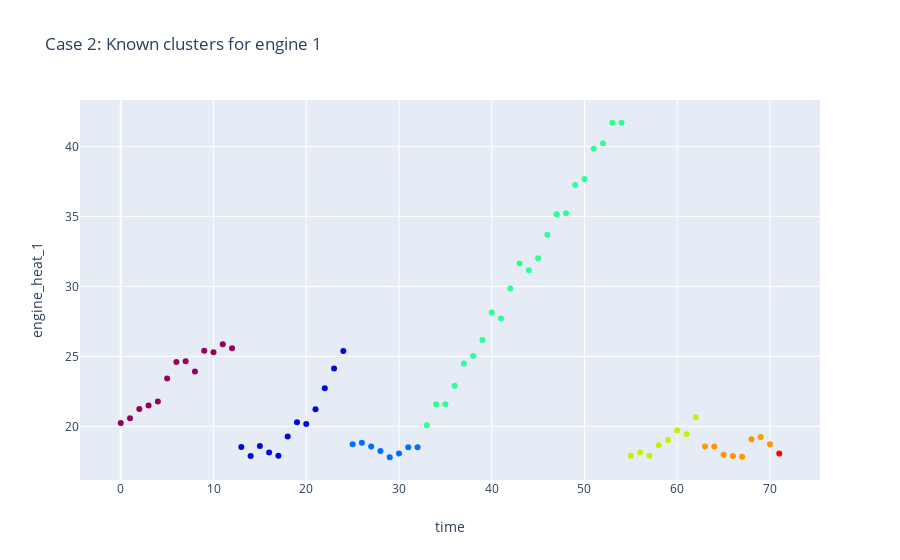
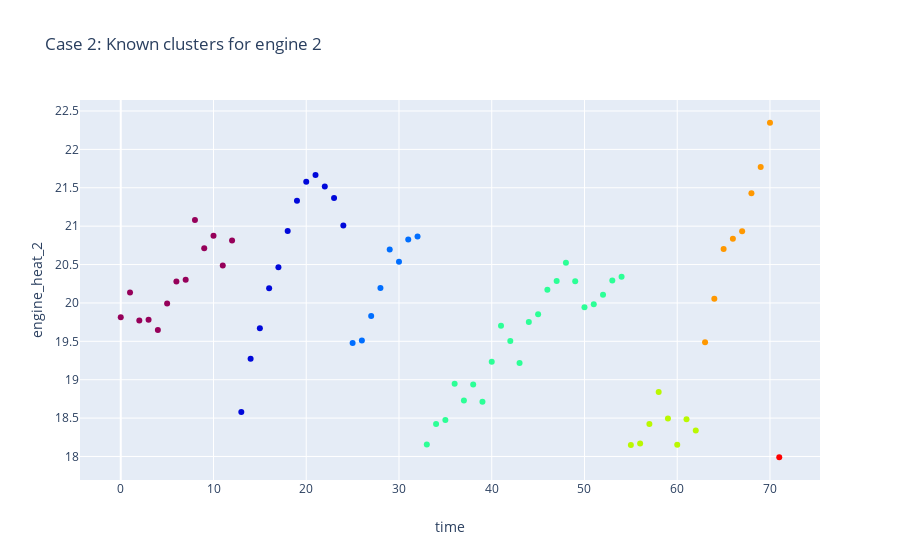

Here is the notebook cell these charts were saved with, in order:
### Markdown cell above
### Plot both engines in 2D

### Code cell
#Plot engine heat 1 and 2 by the time
m.plot_heat_2d(df_case2, col_y="engine_heat_1", plot_title="Case 2: Known clusters for engine 1")
m.plot_heat_2d(df_case2, col_y="engine_heat_2", plot_title="Case 2: Known clusters for engine 2")

### Figure 1 — Plotly figure (JSON) as saved in the notebook; plotly's stock layout.template omitted (floating-point values rounded to 4 significant figures)
{"data": [{"marker": {"color": [1, 1, 1, 1, 1, 1, 1, 1, 1, 1, 1, 1, 1, 2, 2, 2, 2, 2, 2, 2, 2, 2, 2, 2, 2, 3, 3, 3, 3, 3, 3, 3, 3, 4, 4, 4, 4, 4, 4, 4, 4, 4, 4, 4, 4, 4, 4, 4, 4, 4, 4, 4, 4, 4, 4, 5, 5, 5, 5, 5, 5, 5, 5, 6, 6, 6, 6, 6, 6, 6, 6, 7], "colorscale": [[0, "rgb(150,0,90)"], [0.125, "rgb(0,0,200)"], [0.25, "rgb(0,25,255)"], [0.375, "rgb(0,152,255)"], [0.5, "rgb(44,255,150)"], [0.625, "rgb(151,255,0)"], [0.75, "rgb(255,234,0)"], [0.875, "rgb(255,111,0)"], [1, "rgb(255,0,0)"]]}, "mode": "markers", "text": ["Cluster id: 1<br>Cluster rank: 7", "Cluster id: 1<br>Cluster rank: 7", "Cluster id: 1<br>Cluster rank: 7", "Cluster id: 1<br>Cluster rank: 7", "Cluster id: 1<br>Cluster rank: 7", "Cluster id: 1<br>Cluster rank: 7", "Cluster id: 1<br>Cluster rank: 7", "Cluster id: 1<br>Cluster rank: 7", "Cluster id: 1<br>Cluster rank: 7", "Cluster id: 1<br>Cluster rank: 7", "Cluster id: 1<br>Cluster rank: 7", "Cluster id: 1<br>Cluster rank: 7", "Cluster id: 1<br>Cluster rank: 7", "Cluster id: 2<br>Cluster rank: 6", "Cluster id: 2<br>Cluster rank: 6", "Cluster id: 2<br>Cluster rank: 6", "Cluster id: 2<br>Cluster rank: 6", "Cluster id: 2<br>Cluster rank: 6", "Cluster id: 2<br>Cluster rank: 6", "Cluster id: 2<br>Cluster rank: 6", "Cluster id: 2<br>Cluster rank: 6", "Cluster id: 2<br>Cluster rank: 6", "Cluster id: 2<br>Cluster rank: 6", "Cluster id: 2<br>Cluster rank: 6", "Cluster id: 2<br>Cluster rank: 6", "Cluster id: 3<br>Cluster rank: 4", "Cluster id: 3<br>Cluster rank: 4", "Cluster id: 3<br>Cluster rank: 4", "Cluster id: 3<br>Cluster rank: 4", "Cluster id: 3<br>Cluster rank: 4", "Cluster id: 3<br>Cluster rank: 4", "Cluster id: 3<br>Cluster rank: 4", "Cluster id: 3<br>Cluster rank: 4", "Cluster id: 4<br>Cluster rank: 11", "Cluster id: 4<br>Cluster rank: 11", "Cluster id: 4<br>Cluster rank: 11", "Cluster id: 4<br>Cluster rank: 11", "Cluster id: 4<br>Cluster rank: 11", "Cluster id: 4<br>Cluster rank: 11", "Cluster id: 4<br>Cluster rank: 11", "Cluster id: 4<br>Cluster rank: 11", "Cluster id: 4<br>Cluster rank: 11", "Cluster id: 4<br>Cluster rank: 11", "Cluster id: 4<br>Cluster rank: 11", "Cluster id: 4<br>Cluster rank: 11", "Cluster id: 4<br>Cluster rank: 11", "Cluster id: 4<br>Cluster rank: 11", "Cluster id: 4<br>Cluster rank: 11", "Cluster id: 4<br>Cluster rank: 11", "Cluster id: 4<br>Cluster rank: 11", "Cluster id: 4<br>Cluster rank: 11", "Cluster id: 4<br>Cluster rank: 11", "Cluster id: 4<br>Cluster rank: 11", "Cluster id: 4<br>Cluster rank: 11", "Cluster id: 4<br>Cluster rank: 11", "Cluster id: 5<br>Cluster rank: 4", "Cluster id: 5<br>Cluster rank: 4", "Cluster id: 5<br>Cluster rank: 4", "Cluster id: 5<br>Cluster rank: 4", "Cluster id: 5<br>Cluster rank: 4", "Cluster id: 5<br>Cluster rank: 4", "Cluster id: 5<br>Cluster rank: 4", "Cluster id: 5<br>Cluster rank: 4", "Cluster id: 6<br>Cluster rank: 4", "Cluster id: 6<br>Cluster rank: 4", "Cluster id: 6<br>Cluster rank: 4", "Cluster id: 6<br>Cluster rank: 4", "Cluster id: 6<br>Cluster rank: 4", "Cluster id: 6<br>Cluster rank: 4", "Cluster id: 6<br>Cluster rank: 4", "Cluster id: 6<br>Cluster rank: 4", "Cluster id: 7<br>Cluster rank: 1"], "type": "scatter", "x": [0, 1, 2, 3, 4, 5, 6, 7, 8, 9, 10, 11, 12, 13, 14, 15, 16, 17, 18, 19, 20, 21, 22, 23, 24, 25, 26, 27, 28, 29, 30, 31, 32, 33, 34, 35, 36, 37, 38, 39, 40, 41, 42, 43, 44, 45, 46, 47, 48, 49, 50, 51, 52, 53, 54, 55, 56, 57, 58, 59, 60, 61, 62, 63, 64, 65, 66, 67, 68, 69, 70, 71], "y": [20.24, 20.58, 21.23, 21.49, 21.78, 23.43, 24.59, 24.64, 23.91, 25.4, 25.29, 25.86, 25.58, 18.52, 17.88, 18.6, 18.13, 17.9, 19.28, 20.28, 20.18, 21.22, 22.72, 24.13, 25.38, 18.73, 18.83, 18.56, 18.25, 17.79, 18.06, 18.51, 18.52, 20.07, 21.57, 21.59, 22.9, 24.5, 25.03, 26.18, 28.13, 27.71, 29.85, 31.64, 31.16, 32.01, 33.7, 35.15, 35.22, 37.25, 37.68, 39.84, 40.22, 41.69, 41.69, 17.9, 18.13, 17.9, 18.64, 19.02, 19.72, 19.44, 20.66, 18.56, 18.57, 17.97, 17.88, 17.83, 19.07, 19.24, 18.72, 18.06]}], "layout": {"title": {"text": "Case 2: Known clusters for engine 1"}, "xaxis": {"title": {"text": "time"}}, "yaxis": {"title": {"text": "engine_heat_1"}}}}

### Figure 2 — Plotly figure (JSON) as saved in the notebook; plotly's stock layout.template omitted (floating-point values rounded to 4 significant figures)
{"data": [{"marker": {"color": [1, 1, 1, 1, 1, 1, 1, 1, 1, 1, 1, 1, 1, 2, 2, 2, 2, 2, 2, 2, 2, 2, 2, 2, 2, 3, 3, 3, 3, 3, 3, 3, 3, 4, 4, 4, 4, 4, 4, 4, 4, 4, 4, 4, 4, 4, 4, 4, 4, 4, 4, 4, 4, 4, 4, 5, 5, 5, 5, 5, 5, 5, 5, 6, 6, 6, 6, 6, 6, 6, 6, 7], "colorscale": [[0, "rgb(150,0,90)"], [0.125, "rgb(0,0,200)"], [0.25, "rgb(0,25,255)"], [0.375, "rgb(0,152,255)"], [0.5, "rgb(44,255,150)"], [0.625, "rgb(151,255,0)"], [0.75, "rgb(255,234,0)"], [0.875, "rgb(255,111,0)"], [1, "rgb(255,0,0)"]]}, "mode": "markers", "text": ["Cluster id: 1<br>Cluster rank: 7", "Cluster id: 1<br>Cluster rank: 7", "Cluster id: 1<br>Cluster rank: 7", "Cluster id: 1<br>Cluster rank: 7", "Cluster id: 1<br>Cluster rank: 7", "Cluster id: 1<br>Cluster rank: 7", "Cluster id: 1<br>Cluster rank: 7", "Cluster id: 1<br>Cluster rank: 7", "Cluster id: 1<br>Cluster rank: 7", "Cluster id: 1<br>Cluster rank: 7", "Cluster id: 1<br>Cluster rank: 7", "Cluster id: 1<br>Cluster rank: 7", "Cluster id: 1<br>Cluster rank: 7", "Cluster id: 2<br>Cluster rank: 6", "Cluster id: 2<br>Cluster rank: 6", "Cluster id: 2<br>Cluster rank: 6", "Cluster id: 2<br>Cluster rank: 6", "Cluster id: 2<br>Cluster rank: 6", "Cluster id: 2<br>Cluster rank: 6", "Cluster id: 2<br>Cluster rank: 6", "Cluster id: 2<br>Cluster rank: 6", "Cluster id: 2<br>Cluster rank: 6", "Cluster id: 2<br>Cluster rank: 6", "Cluster id: 2<br>Cluster rank: 6", "Cluster id: 2<br>Cluster rank: 6", "Cluster id: 3<br>Cluster rank: 4", "Cluster id: 3<br>Cluster rank: 4", "Cluster id: 3<br>Cluster rank: 4", "Cluster id: 3<br>Cluster rank: 4", "Cluster id: 3<br>Cluster rank: 4", "Cluster id: 3<br>Cluster rank: 4", "Cluster id: 3<br>Cluster rank: 4", "Cluster id: 3<br>Cluster rank: 4", "Cluster id: 4<br>Cluster rank: 11", "Cluster id: 4<br>Cluster rank: 11", "Cluster id: 4<br>Cluster rank: 11", "Cluster id: 4<br>Cluster rank: 11", "Cluster id: 4<br>Cluster rank: 11", "Cluster id: 4<br>Cluster rank: 11", "Cluster id: 4<br>Cluster rank: 11", "Cluster id: 4<br>Cluster rank: 11", "Cluster id: 4<br>Cluster rank: 11", "Cluster id: 4<br>Cluster rank: 11", "Cluster id: 4<br>Cluster rank: 11", "Cluster id: 4<br>Cluster rank: 11", "Cluster id: 4<br>Cluster rank: 11", "Cluster id: 4<br>Cluster rank: 11", "Cluster id: 4<br>Cluster rank: 11", "Cluster id: 4<br>Cluster rank: 11", "Cluster id: 4<br>Cluster rank: 11", "Cluster id: 4<br>Cluster rank: 11", "Cluster id: 4<br>Cluster rank: 11", "Cluster id: 4<br>Cluster rank: 11", "Cluster id: 4<br>Cluster rank: 11", "Cluster id: 4<br>Cluster rank: 11", "Cluster id: 5<br>Cluster rank: 4", "Cluster id: 5<br>Cluster rank: 4", "Cluster id: 5<br>Cluster rank: 4", "Cluster id: 5<br>Cluster rank: 4", "Cluster id: 5<br>Cluster rank: 4", "Cluster id: 5<br>Cluster rank: 4", "Cluster id: 5<br>Cluster rank: 4", "Cluster id: 5<br>Cluster rank: 4", "Cluster id: 6<br>Cluster rank: 4", "Cluster id: 6<br>Cluster rank: 4", "Cluster id: 6<br>Cluster rank: 4", "Cluster id: 6<br>Cluster rank: 4", "Cluster id: 6<br>Cluster rank: 4", "Cluster id: 6<br>Cluster rank: 4", "Cluster id: 6<br>Cluster rank: 4", "Cluster id: 6<br>Cluster rank: 4", "Cluster id: 7<br>Cluster rank: 1"], "type": "scatter", "x": [0, 1, 2, 3, 4, 5, 6, 7, 8, 9, 10, 11, 12, 13, 14, 15, 16, 17, 18, 19, 20, 21, 22, 23, 24, 25, 26, 27, 28, 29, 30, 31, 32, 33, 34, 35, 36, 37, 38, 39, 40, 41, 42, 43, 44, 45, 46, 47, 48, 49, 50, 51, 52, 53, 54, 55, 56, 57, 58, 59, 60, 61, 62, 63, 64, 65, 66, 67, 68, 69, 70, 71], "y": [19.81, 20.14, 19.77, 19.78, 19.65, 19.99, 20.28, 20.3, 21.08, 20.71, 20.87, 20.49, 20.81, 18.58, 19.27, 19.67, 20.19, 20.46, 20.94, 21.33, 21.58, 21.67, 21.52, 21.37, 21.01, 19.48, 19.51, 19.83, 20.19, 20.7, 20.54, 20.83, 20.87, 18.16, 18.42, 18.47, 18.95, 18.73, 18.94, 18.71, 19.23, 19.7, 19.51, 19.22, 19.75, 19.85, 20.17, 20.29, 20.52, 20.28, 19.95, 19.98, 20.11, 20.29, 20.34, 18.15, 18.17, 18.42, 18.84, 18.49, 18.15, 18.49, 18.34, 19.49, 20.05, 20.7, 20.84, 20.93, 21.43, 21.77, 22.35, 17.99]}], "layout": {"title": {"text": "Case 2: Known clusters for engine 2"}, "xaxis": {"title": {"text": "time"}}, "yaxis": {"title": {"text": "engine_heat_2"}}}}
